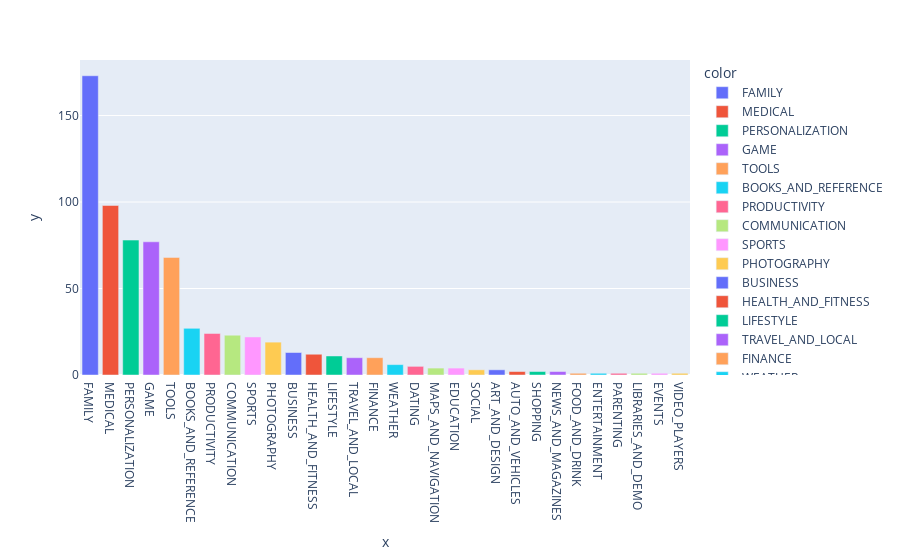

Here is the notebook cell this chart was saved with:
### Markdown cell above
### Which categories are of Type paid?

### Code cell
paid_data = df[df.Type=='Paid']
px.bar(paid_data,x = paid_data['Category'].value_counts().index, y = paid_data['Category'].value_counts().values, color = paid_data['Category'].value_counts().index)

### Figure 1 — Plotly figure (JSON) as saved in the notebook; plotly's stock layout.template omitted (floating-point values rounded to 4 significant figures)
{"data": [{"alignmentgroup": "True", "hovertemplate": "color=FAMILY<br>x=%{x}<br>y=%{y}<extra></extra>", "legendgroup": "FAMILY", "marker": {"color": "#636efa", "pattern": {"shape": ""}}, "name": "FAMILY", "offsetgroup": "FAMILY", "orientation": "v", "showlegend": true, "textposition": "auto", "type": "bar", "x": ["FAMILY"], "xaxis": "x", "y": [173], "yaxis": "y"}, {"alignmentgroup": "True", "hovertemplate": "color=MEDICAL<br>x=%{x}<br>y=%{y}<extra></extra>", "legendgroup": "MEDICAL", "marker": {"color": "#EF553B", "pattern": {"shape": ""}}, "name": "MEDICAL", "offsetgroup": "MEDICAL", "orientation": "v", "showlegend": true, "textposition": "auto", "type": "bar", "x": ["MEDICAL"], "xaxis": "x", "y": [98], "yaxis": "y"}, {"alignmentgroup": "True", "hovertemplate": "color=PERSONALIZATION<br>x=%{x}<br>y=%{y}<extra></extra>", "legendgroup": "PERSONALIZATION", "marker": {"color": "#00cc96", "pattern": {"shape": ""}}, "name": "PERSONALIZATION", "offsetgroup": "PERSONALIZATION", "orientation": "v", "showlegend": true, "textposition": "auto", "type": "bar", "x": ["PERSONALIZATION"], "xaxis": "x", "y": [78], "yaxis": "y"}, {"alignmentgroup": "True", "hovertemplate": "color=GAME<br>x=%{x}<br>y=%{y}<extra></extra>", "legendgroup": "GAME", "marker": {"color": "#ab63fa", "pattern": {"shape": ""}}, "name": "GAME", "offsetgroup": "GAME", "orientation": "v", "showlegend": true, "textposition": "auto", "type": "bar", "x": ["GAME"], "xaxis": "x", "y": [77], "yaxis": "y"}, {"alignmentgroup": "True", "hovertemplate": "color=TOOLS<br>x=%{x}<br>y=%{y}<extra></extra>", "legendgroup": "TOOLS", "marker": {"color": "#FFA15A", "pattern": {"shape": ""}}, "name": "TOOLS", "offsetgroup": "TOOLS", "orientation": "v", "showlegend": true, "textposition": "auto", "type": "bar", "x": ["TOOLS"], "xaxis": "x", "y": [68], "yaxis": "y"}, {"alignmentgroup": "True", "hovertemplate": "color=BOOKS_AND_REFERENCE<br>x=%{x}<br>y=%{y}<extra></extra>", "legendgroup": "BOOKS_AND_REFERENCE", "marker": {"color": "#19d3f3", "pattern": {"shape": ""}}, "name": "BOOKS_AND_REFERENCE", "offsetgroup": "BOOKS_AND_REFERENCE", "orientation": "v", "showlegend": true, "textposition": "auto", "type": "bar", "x": ["BOOKS_AND_REFERENCE"], "xaxis": "x", "y": [27], "yaxis": "y"}, {"alignmentgroup": "True", "hovertemplate": "color=PRODUCTIVITY<br>x=%{x}<br>y=%{y}<extra></extra>", "legendgroup": "PRODUCTIVITY", "marker": {"color": "#FF6692", "pattern": {"shape": ""}}, "name": "PRODUCTIVITY", "offsetgroup": "PRODUCTIVITY", "orientation": "v", "showlegend": true, "textposition": "auto", "type": "bar", "x": ["PRODUCTIVITY"], "xaxis": "x", "y": [24], "yaxis": "y"}, {"alignmentgroup": "True", "hovertemplate": "color=COMMUNICATION<br>x=%{x}<br>y=%{y}<extra></extra>", "legendgroup": "COMMUNICATION", "marker": {"color": "#B6E880", "pattern": {"shape": ""}}, "name": "COMMUNICATION", "offsetgroup": "COMMUNICATION", "orientation": "v", "showlegend": true, "textposition": "auto", "type": "bar", "x": ["COMMUNICATION"], "xaxis": "x", "y": [23], "yaxis": "y"}, {"alignmentgroup": "True", "hovertemplate": "color=SPORTS<br>x=%{x}<br>y=%{y}<extra></extra>", "legendgroup": "SPORTS", "marker": {"color": "#FF97FF", "pattern": {"shape": ""}}, "name": "SPORTS", "offsetgroup": "SPORTS", "orientation": "v", "showlegend": true, "textposition": "auto", "type": "bar", "x": ["SPORTS"], "xaxis": "x", "y": [22], "yaxis": "y"}, {"alignmentgroup": "True", "hovertemplate": "color=PHOTOGRAPHY<br>x=%{x}<br>y=%{y}<extra></extra>", "legendgroup": "PHOTOGRAPHY", "marker": {"color": "#FECB52", "pattern": {"shape": ""}}, "name": "PHOTOGRAPHY", "offsetgroup": "PHOTOGRAPHY", "orientation": "v", "showlegend": true, "textposition": "auto", "type": "bar", "x": ["PHOTOGRAPHY"], "xaxis": "x", "y": [19], "yaxis": "y"}, {"alignmentgroup": "True", "hovertemplate": "color=BUSINESS<br>x=%{x}<br>y=%{y}<extra></extra>", "legendgroup": "BUSINESS", "marker": {"color": "#636efa", "pattern": {"shape": ""}}, "name": "BUSINESS", "offsetgroup": "BUSINESS", "orientation": "v", "showlegend": true, "textposition": "auto", "type": "bar", "x": ["BUSINESS"], "xaxis": "x", "y": [13], "yaxis": "y"}, {"alignmentgroup": "True", "hovertemplate": "color=HEALTH_AND_FITNESS<br>x=%{x}<br>y=%{y}<extra></extra>", "legendgroup": "HEALTH_AND_FITNESS", "marker": {"color": "#EF553B", "pattern": {"shape": ""}}, "name": "HEALTH_AND_FITNESS", "offsetgroup": "HEALTH_AND_FITNESS", "orientation": "v", "showlegend": true, "textposition": "auto", "type": "bar", "x": ["HEALTH_AND_FITNESS"], "xaxis": "x", "y": [12], "yaxis": "y"}, {"alignmentgroup": "True", "hovertemplate": "color=LIFESTYLE<br>x=%{x}<br>y=%{y}<extra></extra>", "legendgroup": "LIFESTYLE", "marker": {"color": "#00cc96", "pattern": {"shape": ""}}, "name": "LIFESTYLE", "offsetgroup": "LIFESTYLE", "orientation": "v", "showlegend": true, "textposition": "auto", "type": "bar", "x": ["LIFESTYLE"], "xaxis": "x", "y": [11], "yaxis": "y"}, {"alignmentgroup": "True", "hovertemplate": "color=TRAVEL_AND_LOCAL<br>x=%{x}<br>y=%{y}<extra></extra>", "legendgroup": "TRAVEL_AND_LOCAL", "marker": {"color": "#ab63fa", "pattern": {"shape": ""}}, "name": "TRAVEL_AND_LOCAL", "offsetgroup": "TRAVEL_AND_LOCAL", "orientation": "v", "showlegend": true, "textposition": "auto", "type": "bar", "x": ["TRAVEL_AND_LOCAL"], "xaxis": "x", "y": [10], "yaxis": "y"}, {"alignmentgroup": "True", "hovertemplate": "color=FINANCE<br>x=%{x}<br>y=%{y}<extra></extra>", "legendgroup": "FINANCE", "marker": {"color": "#FFA15A", "pattern": {"shape": ""}}, "name": "FINANCE", "offsetgroup": "FINANCE", "orientation": "v", "showlegend": true, "textposition": "auto", "type": "bar", "x": ["FINANCE"], "xaxis": "x", "y": [10], "yaxis": "y"}, {"alignmentgroup": "True", "hovertemplate": "color=WEATHER<br>x=%{x}<br>y=%{y}<extra></extra>", "legendgroup": "WEATHER", "marker": {"color": "#19d3f3", "pattern": {"shape": ""}}, "name": "WEATHER", "offsetgroup": "WEATHER", "orientation": "v", "showlegend": true, "textposition": "auto", "type": "bar", "x": ["WEATHER"], "xaxis": "x", "y": [6], "yaxis": "y"}, {"alignmentgroup": "True", "hovertemplate": "color=DATING<br>x=%{x}<br>y=%{y}<extra></extra>", "legendgroup": "DATING", "marker": {"color": "#FF6692", "pattern": {"shape": ""}}, "name": "DATING", "offsetgroup": "DATING", "orientation": "v", "showlegend": true, "textposition": "auto", "type": "bar", "x": ["DATING"], "xaxis": "x", "y": [5], "yaxis": "y"}, {"alignmentgroup": "True", "hovertemplate": "color=MAPS_AND_NAVIGATION<br>x=%{x}<br>y=%{y}<extra></extra>", "legendgroup": "MAPS_AND_NAVIGATION", "marker": {"color": "#B6E880", "pattern": {"shape": ""}}, "name": "MAPS_AND_NAVIGATION", "offsetgroup": "MAPS_AND_NAVIGATION", "orientation": "v", "showlegend": true, "textposition": "auto", "type": "bar", "x": ["MAPS_AND_NAVIGATION"], "xaxis": "x", "y": [4], "yaxis": "y"}, {"alignmentgroup": "True", "hovertemplate": "color=EDUCATION<br>x=%{x}<br>y=%{y}<extra></extra>", "legendgroup": "EDUCATION", "marker": {"color": "#FF97FF", "pattern": {"shape": ""}}, "name": "EDUCATION", "offsetgroup": "EDUCATION", "orientation": "v", "showlegend": true, "textposition": "auto", "type": "bar", "x": ["EDUCATION"], "xaxis": "x", "y": [4], "yaxis": "y"}, {"alignmentgroup": "True", "hovertemplate": "color=SOCIAL<br>x=%{x}<br>y=%{y}<extra></extra>", "legendgroup": "SOCIAL", "marker": {"color": "#FECB52", "pattern": {"shape": ""}}, "name": "SOCIAL", "offsetgroup": "SOCIAL", "orientation": "v", "showlegend": true, "textposition": "auto", "type": "bar", "x": ["SOCIAL"], "xaxis": "x", "y": [3], "yaxis": "y"}, {"alignmentgroup": "True", "hovertemplate": "color=ART_AND_DESIGN<br>x=%{x}<br>y=%{y}<extra></extra>", "legendgroup": "ART_AND_DESIGN", "marker": {"color": "#636efa", "pattern": {"shape": ""}}, "name": "ART_AND_DESIGN", "offsetgroup": "ART_AND_DESIGN", "orientation": "v", "showlegend": true, "textposition": "auto", "type": "bar", "x": ["ART_AND_DESIGN"], "xaxis": "x", "y": [3], "yaxis": "y"}, {"alignmentgroup": "True", "hovertemplate": "color=AUTO_AND_VEHICLES<br>x=%{x}<br>y=%{y}<extra></extra>", "legendgroup": "AUTO_AND_VEHICLES", "marker": {"color": "#EF553B", "pattern": {"shape": ""}}, "name": "AUTO_AND_VEHICLES", "offsetgroup": "AUTO_AND_VEHICLES", "orientation": "v", "showlegend": true, "textposition": "auto", "type": "bar", "x": ["AUTO_AND_VEHICLES"], "xaxis": "x", "y": [2], "yaxis": "y"}, {"alignmentgroup": "True", "hovertemplate": "color=SHOPPING<br>x=%{x}<br>y=%{y}<extra></extra>", "legendgroup": "SHOPPING", "marker": {"color": "#00cc96", "pattern": {"shape": ""}}, "name": "SHOPPING", "offsetgroup": "SHOPPING", "orientation": "v", "showlegend": true, "textposition": "auto", "type": "bar", "x": ["SHOPPING"], "xaxis": "x", "y": [2], "yaxis": "y"}, {"alignmentgroup": "True", "hovertemplate": "color=NEWS_AND_MAGAZINES<br>x=%{x}<br>y=%{y}<extra></extra>", "legendgroup": "NEWS_AND_MAGAZINES", "marker": {"color": "#ab63fa", "pattern": {"shape": ""}}, "name": "NEWS_AND_MAGAZINES", "offsetgroup": "NEWS_AND_MAGAZINES", "orientation": "v", "showlegend": true, "textposition": "auto", "type": "bar", "x": ["NEWS_AND_MAGAZINES"], "xaxis": "x", "y": [2], "yaxis": "y"}, {"alignmentgroup": "True", "hovertemplate": "color=FOOD_AND_DRINK<br>x=%{x}<br>y=%{y}<extra></extra>", "legendgroup": "FOOD_AND_DRINK", "marker": {"color": "#FFA15A", "pattern": {"shape": ""}}, "name": "FOOD_AND_DRINK", "offsetgroup": "FOOD_AND_DRINK", "orientation": "v", "showlegend": true, "textposition": "auto", "type": "bar", "x": ["FOOD_AND_DRINK"], "xaxis": "x", "y": [1], "yaxis": "y"}, {"alignmentgroup": "True", "hovertemplate": "color=ENTERTAINMENT<br>x=%{x}<br>y=%{y}<extra></extra>", "legendgroup": "ENTERTAINMENT", "marker": {"color": "#19d3f3", "pattern": {"shape": ""}}, "name": "ENTERTAINMENT", "offsetgroup": "ENTERTAINMENT", "orientation": "v", "showlegend": true, "textposition": "auto", "type": "bar", "x": ["ENTERTAINMENT"], "xaxis": "x", "y": [1], "yaxis": "y"}, {"alignmentgroup": "True", "hovertemplate": "color=PARENTING<br>x=%{x}<br>y=%{y}<extra></extra>", "legendgroup": "PARENTING", "marker": {"color": "#FF6692", "pattern": {"shape": ""}}, "name": "PARENTING", "offsetgroup": "PARENTING", "orientation": "v", "showlegend": true, "textposition": "auto", "type": "bar", "x": ["PARENTING"], "xaxis": "x", "y": [1], "yaxis": "y"}, {"alignmentgroup": "True", "hovertemplate": "color=LIBRARIES_AND_DEMO<br>x=%{x}<br>y=%{y}<extra></extra>", "legendgroup": "LIBRARIES_AND_DEMO", "marker": {"color": "#B6E880", "pattern": {"shape": ""}}, "name": "LIBRARIES_AND_DEMO", "offsetgroup": "LIBRARIES_AND_DEMO", "orientation": "v", "showlegend": true, "textposition": "auto", "type": "bar", "x": ["LIBRARIES_AND_DEMO"], "xaxis": "x", "y": [1], "yaxis": "y"}, {"alignmentgroup": "True", "hovertemplate": "color=EVENTS<br>x=%{x}<br>y=%{y}<extra></extra>", "legendgroup": "EVENTS", "marker": {"color": "#FF97FF", "pattern": {"shape": ""}}, "name": "EVENTS", "offsetgroup": "EVENTS", "orientation": "v", "showlegend": true, "textposition": "auto", "type": "bar", "x": ["EVENTS"], "xaxis": "x", "y": [1], "yaxis": "y"}, {"alignmentgroup": "True", "hovertemplate": "color=VIDEO_PLAYERS<br>x=%{x}<br>y=%{y}<extra></extra>", "legendgroup": "VIDEO_PLAYERS", "marker": {"color": "#FECB52", "pattern": {"shape": ""}}, "name": "VIDEO_PLAYERS", "offsetgroup": "VIDEO_PLAYERS", "orientation": "v", "showlegend": true, "textposition": "auto", "type": "bar", "x": ["VIDEO_PLAYERS"], "xaxis": "x", "y": [1], "yaxis": "y"}], "layout": {"barmode": "relative", "legend": {"title": {"text": "color"}, "tracegroupgap": 0}, "margin": {"t": 60}, "xaxis": {"anchor": "y", "domain": [0, 1], "title": {"text": "x"}}, "yaxis": {"anchor": "x", "domain": [0, 1], "title": {"text": "y"}}}}
